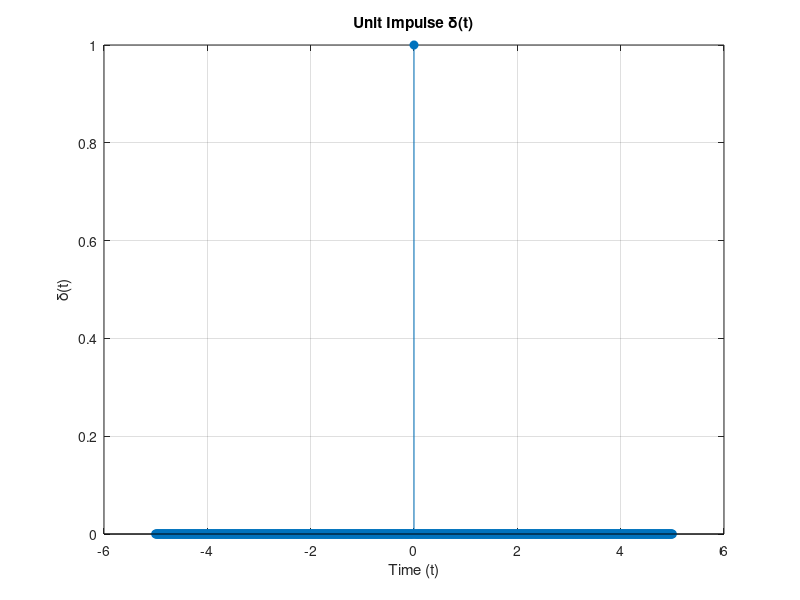
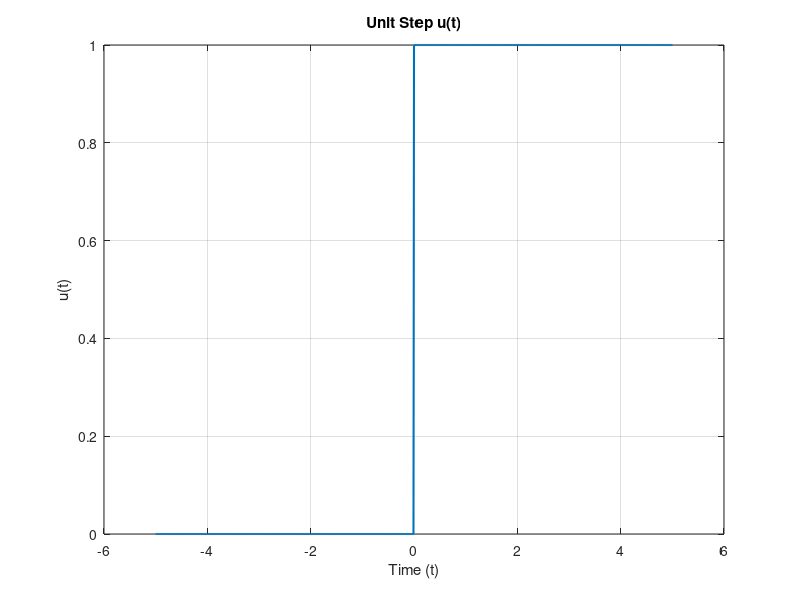
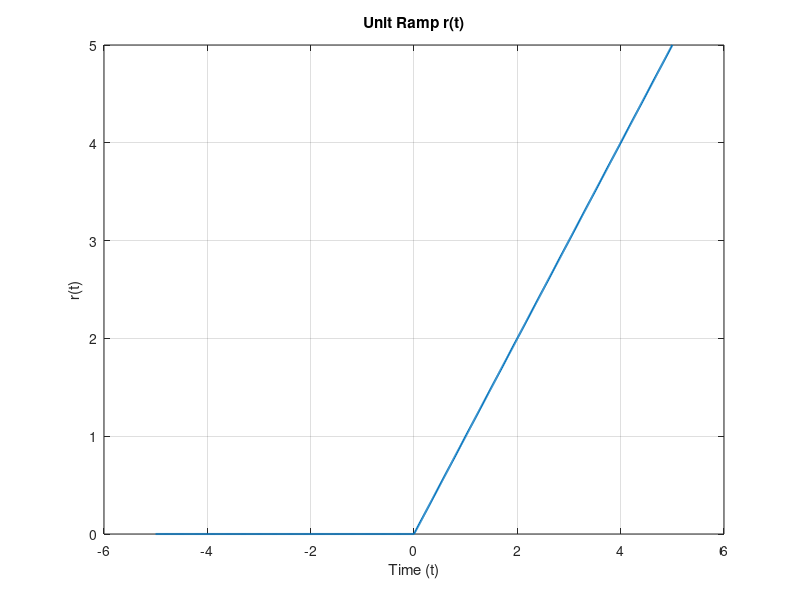
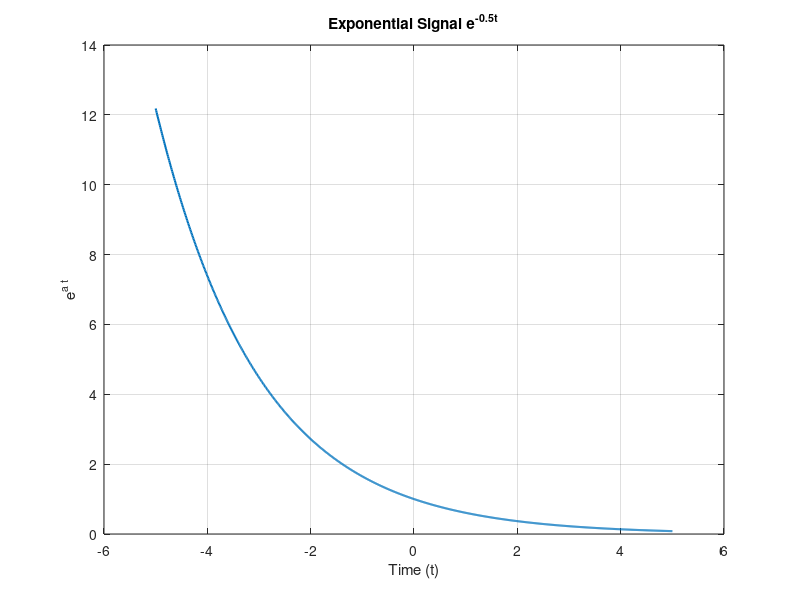

Recreate these plots in MATLAB, in order.
% Task 1: Generate and plot common continuous-time signals
% Define a time vector (covers negative and positive times)
t = -5:0.01:5;   % from -5 to 5 with 0.01 step

%% 1) Unit Impulse (approximated with a very narrow pulse)
delta = (t == 0);   % 1 only at t=0 (discrete approx)
figure;
stem(t, delta, 'filled');   % stem is better for impulse
title('Unit Impulse \delta(t)');
xlabel('Time (t)');
ylabel('\delta(t)');
grid on;

%% 2) Unit Step u(t)
u = double(t >= 0);   % 1 for t>=0, else 0
figure;
plot(t, u, 'LineWidth', 1.5);
title('Unit Step u(t)');
xlabel('Time (t)');
ylabel('u(t)');
grid on;

%% 3) Unit Ramp r(t)
r = t .* (t >= 0);   % t for t>=0, else 0
figure;
plot(t, r, 'LineWidth', 1.5);
title('Unit Ramp r(t)');
xlabel('Time (t)');
ylabel('r(t)');
grid on;

%% 4) Exponential Signal e^{a t}
a = -0.5;           % decay rate (change to see growth/decay)
x_exp = exp(a * t);
figure;
plot(t, x_exp, 'LineWidth', 1.5);
title(['Exponential Signal e^{', num2str(a), 't}']);
xlabel('Time (t)');
ylabel('e^{a t}');
grid on;

%% 5) Signum Signal sgn(t)
sgn = sign(t);      % -1 for t<0, 0 at t=0, 1 for t>0
figure;
plot(t, sgn, 'LineWidth', 1.5);
title('Signum Signal sgn(t)');
xlabel('Time (t)');
ylabel('sgn(t)');
ylim([-1.5 1.5]);   % fix y limits
grid on;

%% 6) Sinc Signal sinc(t) = sin(pi t)/(pi t)
x_sinc = sinc(t);   % MATLAB sinc(x) = sin(pi*x)/(pi*x)
figure;
plot(t, x_sinc, 'LineWidth', 1.5);
title('Sinc Signal sinc(t)');
xlabel('Time (t)');
ylabel('sinc(t)');
grid on;
